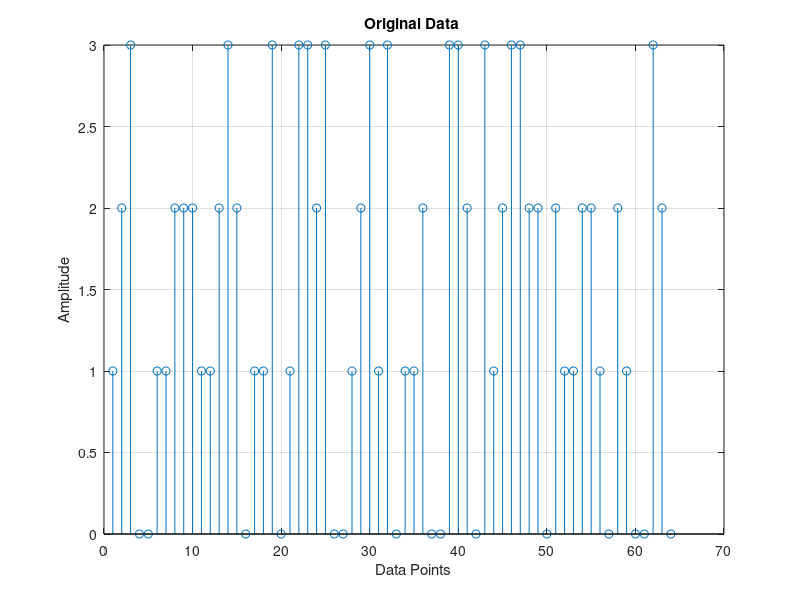
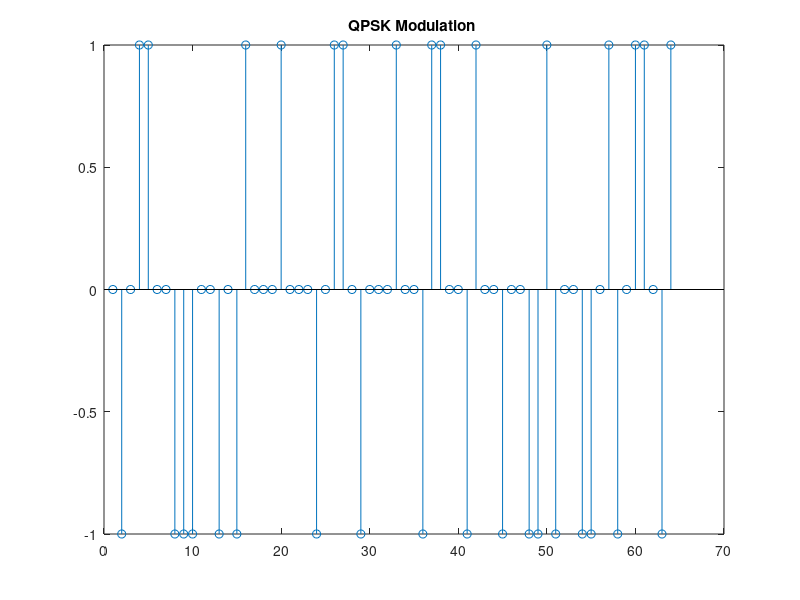
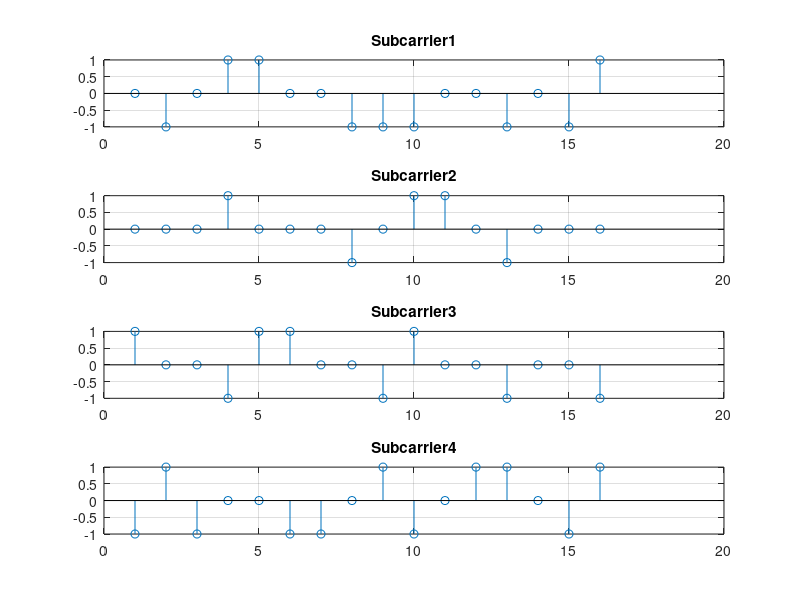
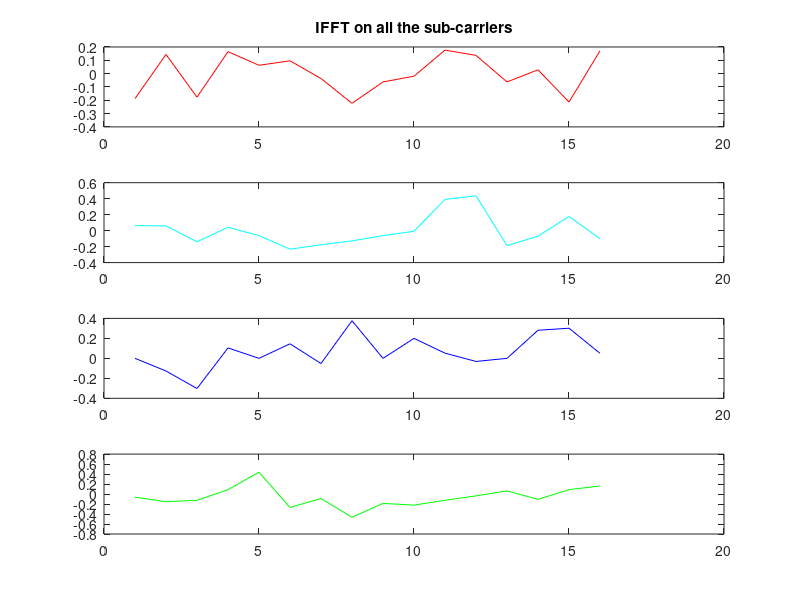

MATLAB code to generate these figures, in order:
clc; 
clear all;
close all;
%..............................................................
% Initiation
%..............................................................
no_of_data_bits = 64%Number of bits per channel extended to 128
M =4 %Number of subcarrier channel
n=256;%Total number of bits to be transmitted at the transmitter
block_size = 16; %Size of each OFDM block to add cyclic prefix
cp_len = floor(0.1 * block_size); %Length of the cyclic prefix
%............................................................
% Transmitter
%.........................................................
%.........................................................
% Source generation and modulation
%........................................................
% Generate random data source to be transmitted of length 64
data = randsrc(1, no_of_data_bits, 0:M-1);
figure(1),stem(data); grid on; xlabel('Data Points'); ylabel('Amplitude')
title('Original Data ')
% Perform QPSK modulation on the input source data
qpsk_modulated_data = pskmod(data, M);
figure(2),stem(qpsk_modulated_data);title('QPSK Modulation ')
%............................................................
%.............................................................
% Converting the series data stream into four parallel data stream to form
% four sub carriers
S2P = reshape(qpsk_modulated_data, no_of_data_bits/M,M)
Sub_carrier1 = S2P(:,1)
Sub_carrier2 = S2P(:,2)
Sub_carrier3 = S2P(:,3)
Sub_carrier4 = S2P(:,4)
figure(3), subplot(4,1,1),stem(Sub_carrier1),title('Subcarrier1'),grid on;
subplot(4,1,2),stem(Sub_carrier2),title('Subcarrier2'),grid on;
subplot(4,1,3),stem(Sub_carrier3),title('Subcarrier3'),grid on;
subplot(4,1,4),stem(Sub_carrier4),title('Subcarrier4'),grid on;
%..................................................................
%..................................................................
% IFFT OF FOUR SUB_CARRIERS
%.................................................................
%..............................................................
number_of_subcarriers=4;
cp_start=block_size-cp_len;
ifft_Subcarrier1 = ifft(Sub_carrier1)
ifft_Subcarrier2 = ifft(Sub_carrier2)
ifft_Subcarrier3 = ifft(Sub_carrier3)
ifft_Subcarrier4 = ifft(Sub_carrier4)
figure(4), subplot(4,1,1),plot(real(ifft_Subcarrier1),'r'),
title('IFFT on all the sub-carriers')
subplot(4,1,2),plot(real(ifft_Subcarrier2),'c')
subplot(4,1,3),plot(real(ifft_Subcarrier3),'b')
subplot(4,1,4),plot(real(ifft_Subcarrier4),'g')
%...........................................................
%...........................................................
% ADD-CYCLIC PREFIX %..........................................................
%............................................................
for i=1:number_of_subcarriers,
ifft_Subcarrier(:,i) = ifft((S2P(:,i)),16)% 16 is the ifft point
for j=1:cp_len,
cyclic_prefix(j,i) = ifft_Subcarrier(j+cp_start,i)
end
Append_prefix(:,i) = vertcat( cyclic_prefix(:,i), ifft_Subcarrier(:,i))
% Appends prefix to each subcarriers
end
A1=Append_prefix(:,1);
A2=Append_prefix(:,2);
A3=Append_prefix(:,3);
A4=Append_prefix(:,4);
figure(5), subplot(4,1,1),plot(real(A1),'r'),title('Cyclic prefix added to all the sub-carriers')
subplot(4,1,2),plot(real(A2),'c')
subplot(4,1,3),plot(real(A3),'b')
subplot(4,1,4),plot(real(A4),'g')
figure(11),plot((real(A1)),'r'),title('Orthogonality'),hold on ,plot((real(A2)),'c'),hold on ,
plot((real(A3)),'b'),hold on ,plot((real(A4)),'g'),hold on ,grid on 
%Convert to serial stream for transmission
[rows_Append_prefix cols_Append_prefix]=size(Append_prefix)
len_ofdm_data = rows_Append_prefix*cols_Append_prefix
% OFDM signal to be transmitted
ofdm_signal = reshape(Append_prefix, 1, len_ofdm_data);
figure(6),plot(real(ofdm_signal)); xlabel('Time'); ylabel('Amplitude');
title('OFDM Signal');grid on;
%...............................................................
%.............................................................
channel = randn(1,2) + sqrt(-1)*randn(1,2);
after_channel = filter(channel, 1, ofdm_signal);
awgn_noise = awgn(zeros(1,length(after_channel)),0);
recvd_signal = awgn_noise+after_channel; % With AWGN noise
figure(7),plot(real(recvd_signal)),xlabel('Time'); ylabel('Amplitude');
title('OFDM Signal after passing through channel');grid on;
%..........................................................
recvd_signal_paralleled = reshape(recvd_signal,rows_Append_prefix, cols_Append_prefix);
%........................................................
%........................................................
% Remove cyclic Prefix
%.......................................................
%......................................................
recvd_signal_paralleled(1:cp_len,:)=[];
R1=recvd_signal_paralleled(:,1);
R2=recvd_signal_paralleled(:,2);
R3=recvd_signal_paralleled(:,3);
R4=recvd_signal_paralleled(:,4);
figure(8),plot((imag(R1)),'r'),subplot(4,1,1),plot(real(R1),'r'),
title('Cyclic prefix removed from the four sub-carriers')
subplot(4,1,2),plot(real(R2),'c')
subplot(4,1,3),plot(real(R3),'b')
subplot(4,1,4),plot(real(R4),'g')
%...................................................
%...................................................
% FFT Of recievied signal
for i=1:number_of_subcarriers,
% FFT
fft_data(:,i) = fft(recvd_signal_paralleled(:,i),16);
end
F1=fft_data(:,1);
F2=fft_data(:,2);
F3=fft_data(:,3);
F4=fft_data(:,4);
figure(9), subplot(4,1,1),plot(real(F1),'r'),title('FFT of all the four sub-carriers')
subplot(4,1,2),plot(real(F2),'c')
subplot(4,1,3),plot(real(F3),'b')
subplot(4,1,4),plot(real(F4),'g')
%................................
%..............................
% Signal Reconstructed
%..................................
%..................................
% Conversion to serial and demodulationa
recvd_serial_data = reshape(fft_data, 1,(16*4));
qpsk_demodulated_data = pskdemod(recvd_serial_data,4);
figure(10)
stem(data)
hold on
stem(qpsk_demodulated_data,'rx');
grid on;xlabel('Data Points');ylabel('Amplitude');
title('Recieved Signal with error')


